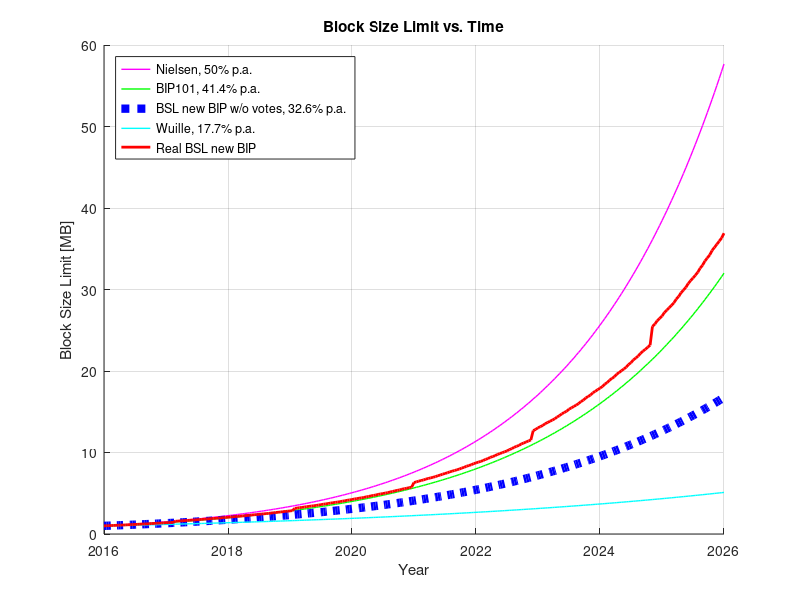

This chart was generated by the following MATLAB code: (Note: this script raises an error after producing the figure.)
%---------------------------------------------------------------------------------------------------
% Simulation for FreeMat v4.0 (Matlab clone with GPLv2 license)
% Download for all operating systems: http://freemat.sourceforge.net/download.html
%
% Purpose of this file:
%        Show and illustrate how a dynamic block size limit (BSL) growth combined with a voting
%        mechanism similar to (but enhanced compared to) BIP100 plays out.
%
% Votes: This simulation relates to a new BIP. According to this BIP, certain vote majorities
%        (60% or 80%) allow for certain pre-defined maximum adjustment steps (in %).
%        This simulation assumes that in case that such a 60% or 80% vote majority occurs, the
%        BSL adjustmen done is actually the maximum adjustment that is possible for this voting
%        majority.
%        This is done for the sake of simplicity and to investigate how the most extreme behaviour
%        would look like.
%
% Note: This simulation assumes 52 weeks == 1 year for simplicity (the error is 1.25 days or 0.34%).
%       This simulation assumes that 2 weeks = 2016 blocks.
%       Since hash rate is expected to increase long-term, be it alone due to the advances in
%       technology, reality is expected to show that 2016 blocks < 2 week.
%       This can be accounted for by setting 'time_stretch_factor' accordingly.
%
%       (C) 2015 by Michael_S - This code is released to the public domain.
%           (1MichaS16UMKFgNjanKrtfD51HpBkqPAwD)
%
%---------------------------------------------------------------------------------------------------
close all; clear all;

%---------------------------------------------------------------------------------------------------
%---------------------------------------------------------------------------------------------------
%% #0 - Parameter Settings:

% - - - - - - - - - - - - - - - - - - - - - - - - - - - - - - - - - - - - - - - - - - -
%% #0.1 - Algorithm Parameters:

BSL_init_MB = 1;% Initial value of the block size limit

adj_interval_wk = 2;% =2: Keep this =2: BSL changes every 2 weeks

% (Maximum) Percentage by which BSL changes after every 2 weeks:
% Original BIP100 settings (as of 7 Sept 2015):
step_incr_def   = 0.0; % =0.0%, i.e. in case of "neutral/no voting", BSL stays the same.
step_incr_small = 0.0; % +/- 0.0% (for 60% majority vote)
step_incr_big   = 20; % +/- 20.0% (for 80% majority vote) =  +11300% p.a. (factor x114, maximum)
% Proposed modified settings:
step_incr_def   = 1.09; %   +1.09% (in case of "no vote")  =   +32.5% p.a. (factor x1.325)
step_incr_small = 1.60; % +/-1.60% (for 60% majority vote) =   +51.0% p.a. (factor x1.51)
step_incr_big   = 10.0; % +/-10.0% (for 80% majority vote) = +1100.0% p.a. (factor x12, maximum)

% - - - - - - - - - - - - - - - - - - - - - - - - - - - - - - - - - - - - - - - - - - -
%% #0.2 - Simulation Parameters: Time Range:

Start_Year = 2016 + 0*1/12;% e.g. 2016.5 means 1st July 2016

NbYrs=10; % Simulate for this number of years (1008*52 blocks == 52 weeks == 1 year)

% If block times are shorter than 10 min, enter corresponding factor <1.0 here. Or vice versa:
time_stretch_factor = 1.0;%[1.0] e.g. 0.9 means 9 min avg. block time

% - - - - - - - - - - - - - - - - - - - - - - - - - - - - - - - - - - - - - - - - - - -
%% #0.3 - Simulation Parameters: Configuration of Voting Events:

% Probabilities of random events (different for every re-run of the simulation):
prob_80_up   = 0.0;% probability that a big up-adjustment   occurs thanks to a 80% vote majority
prob_80_down = 0.0;% probability that big down-adjustment   occurs thanks to a 80% vote majority
prob_60_up   = 0.0;% probability that a small up-adjustment occurs thanks to a 60% vote majority
prob_60_down = 0.0;% probability that small down-adjustment occurs thanks to a 60% vote majority

% Systematic voting events: 
% Pattern: 0 = default 'no vote', +/-1 = small step, +/-2 = big step. Pattern repeats cyclically
% (In this simulation a pattern value <>0 overrules a probability-determined value from above)
pattern = [0 -1 0 0 -1 0 0 0 0 -1 ...
           0 -1 0 0 -1 0 0 0 0 -1 ...
           0 -1 0 0 -1 0 0 0 0 -1 ...
           0 -1 0 0 -1 0 0 0 0 -1 ...
           0 -1 0 0 -1 0 0 0 0 -1 ];
pattern = [0  1 0 0 1 0 0 0 0 1 ...
           0  1 0 0 1 0 0 0 0 1 ...
           0  1 0 0 1 0 0 0 0 2 ...
           0  1 0 0 1 0 0 0 0 1 ...
           0  1 0 0 1 0 0 0 0 1 ];
%pattern = [0];

% - - - - - - - - - - - - - - - - - - - - - - - - - - - - - - - - - - - - - - - - - - -
%% #0.4 - Parameters to Illustrate Simulation Results Appealingly:

% Plot Figure Window Size - modify in dependence of your screen resolution:
plot_window_width  = 900;
plot_window_height = 360;
plot_window_width_histogr  = 630;
plot_window_height_histogr = 504;

% Some reference curves are drawn into the diagrams, for comparison:
% Yearly growth of technology:
nielsen_growth = 50.000;% Steady 50% p.a. growth of internet bandwidth 1983..2014 acc. to
                        % Nielsen's law: "http://www.nngroup.com/articles/law-of-bandwidth"
bip101_growth  = 41.421;% 41.421% p.a. growth acc. to Gavin Andresen's BIP101 proposal.
wuille_growth  = 17.700;% 17.7% p.a. growth acc. to Pieter Wuille's "BIP?? proposal".

%---------------------------------------------------------------------------------------------------
%----------------------------- Do Not Change Anything Below This Line! -----------------------------
%---------------------------------------------------------------------------------------------------
%% #1 - Initializations:

time = [0:1:52/adj_interval_wk*NbYrs];% one time index == 'adj_interval_wk' weeks.

step_factor_def     = 1+step_incr_def/100;
step_factor_nielsen = (1+nielsen_growth/100)^(1/(52/adj_interval_wk));
step_factor_bip101  = (1+bip101_growth/100)^(1/(52/adj_interval_wk));
step_factor_wuille  = (1+wuille_growth/100)^(1/(52/adj_interval_wk));

% Parameter consistency checks:
if prob_80_up >= prob_60_up && prob_60_up > 0,
    disp('ERROR: Invalid parameter setting: "prob_80_up >= prob_60_up" is not allowed!');
    return
end
if prob_80_down >= prob_60_down && prob_60_down > 0,
    disp('ERROR: Invalid parameter setting: "prob_80_down >= prob_60_down" is not allowed!');
    return
end

if prob_60_up + prob_60_down > 1.0,
    disp('ERROR: Invalid parameter setting: "prob_60_up + prob_60_down" must be <= 1.0 !');
    return
end

if adj_interval_wk ~= 1 && adj_interval_wk ~= 2 && adj_interval_wk ~= 4 ...
   && adj_interval_wk ~= 13 && adj_interval_wk ~= 26 && adj_interval_wk ~= 52,
    disp('ERROR: Invalid parameter setting: "adj_interval_wk" must be one of 1, 2, 4, 13, 26, 52.');
    return
end

%---------------------------------------------------------------------------------------------------
%% #2 - The Simulation:

% Initialize vectors capturing the BSL per tick (1 tick = 2 weeks by default acc. to adj_interval_wk)
BSL         = nan*ones(1,length(time));
BSL(1)      = BSL_init_MB;
BSL_def     = BSL;
BSL_nielsen = BSL;
BSL_bip101  = BSL;
BSL_wuille  = BSL;

EVENT_KIND = nan*ones(1,length(time));% Memorise what kind of voting event took place for adjustment.

pattern_idx=0;
for k = 2:(time(end)+1),
    % what is the event: big up, big down, small up, small down, or default?
    event = rand();
    if event < prob_80_up;
        step_factor = 1+step_incr_big/100; EVENT_KIND(k) = +2;
    elseif event < prob_60_up;
        step_factor = 1+step_incr_small/100; EVENT_KIND(k) = +1;
    elseif event > 1-prob_80_down;
        step_factor = (100-step_incr_big)/100; EVENT_KIND(k) = -2;
    elseif event > 1-prob_60_down;
        step_factor = (100-step_incr_small)/100; EVENT_KIND(k) = -1;
    else
        step_factor = step_factor_def; EVENT_KIND(k) = 0;% step_factor = 1+step_incr_def/100
    end
    pattern_idx = 1+mod(pattern_idx, length(pattern));
    if pattern(pattern_idx) == +2;
        step_factor = 1+step_incr_big/100; EVENT_KIND(k) = +2;
    elseif pattern(pattern_idx) == +1;
        step_factor = 1+step_incr_small/100; EVENT_KIND(k) = +1;
    elseif pattern(pattern_idx) == -2;
        step_factor = (100-step_incr_big)/100; EVENT_KIND(k) = -2;
    elseif pattern(pattern_idx) == -1;
        step_factor = (100-step_incr_small)/100; EVENT_KIND(k) = -1;
    end
    BSL(k)         = BSL(k-1)         * step_factor;
    BSL_def(k)     = BSL_def(k-1)     * step_factor_def;
    BSL_nielsen(k) = BSL_nielsen(k-1) * step_factor_nielsen;
    BSL_bip101(k)  = BSL_bip101(k-1)  * step_factor_bip101;
    BSL_wuille(k)  = BSL_wuille(k-1)  * step_factor_wuille;
end


%---------------------------------------------------------------------------------------------------
%% #3 - Post-Processing & Display:


% Yearly average percentage change of BSL since the start:

% Years, without the first year of course:
years_tmp = ((52/adj_interval_wk-1)+[1:length(BSL((52/adj_interval_wk+1):end))]) ...
            / (52/adj_interval_wk);


factor_tmp = (BSL_def((52/adj_interval_wk+1):end)/BSL_def(1)).^( 1./years_tmp );
BSL_def_percent_change_avg = 100*(factor_tmp-1);

factor_tmp = (BSL_nielsen((52/adj_interval_wk+1):end)/BSL_nielsen(1)).^( 1./years_tmp );
BSL_nielsen_percent_change_avg = 100*(factor_tmp-1);

factor_tmp = (BSL_bip101((52/adj_interval_wk+1):end)/BSL_bip101(1)).^( 1./years_tmp );
BSL_bip101_percent_change_avg = 100*(factor_tmp-1);

factor_tmp = (BSL_wuille((52/adj_interval_wk+1):end)/BSL_wuille(1)).^( 1./years_tmp );
BSL_wuille_percent_change_avg = 100*(factor_tmp-1);

factor_tmp = (BSL((52/adj_interval_wk+1):end)/BSL(1)).^( 1./years_tmp );
BSL_percent_change_avg = 100*(factor_tmp-1);



% ---------- Plot 1 : Block Size Limit ----------
figure;
hold on;
plot(Start_Year+time/(52/adj_interval_wk)*time_stretch_factor, BSL_nielsen,'m-','linewidth',1);
plot(Start_Year+time/(52/adj_interval_wk)*time_stretch_factor, BSL_bip101,'g-','linewidth',1);
plot(Start_Year+time/(52/adj_interval_wk)*time_stretch_factor, BSL_def,'b:','linewidth',6);
plot(Start_Year+time/(52/adj_interval_wk)*time_stretch_factor, BSL_wuille,'c-','linewidth',1);
plot(Start_Year+time/(52/adj_interval_wk)*time_stretch_factor, BSL    ,'r-','linewidth',2);
grid on;
a=axis;
axis([Start_Year Start_Year+NbYrs*time_stretch_factor 0 a(4)]);
xlabel('Year')
ylabel('Block Size Limit [MB]')
title(['Block Size Limit vs. Time'])
tmpStrDef=['BSL new BIP w/o votes, ',num2str((step_factor_def^(52/adj_interval_wk)-1)*100,'%0.1f'),'% p.a.'];
legend(...
       'Nielsen, 50% p.a.',...
       'BIP101, 41.4% p.a.',...
       tmpStrDef,...
       'Wuille, 17.7% p.a.',...
       'Real BSL new BIP',...
       'location','northwest');
sizefig(plot_window_width,plot_window_height)


% ---------- Plot 1b : Block Size Limit, logarithmic ----------
figure;
hold on;
semilogy(Start_Year+time/(52/adj_interval_wk)*time_stretch_factor, BSL_nielsen,'m-','linewidth',1);
semilogy(Start_Year+time/(52/adj_interval_wk)*time_stretch_factor, BSL_bip101,'g-','linewidth',1);
semilogy(Start_Year+time/(52/adj_interval_wk)*time_stretch_factor, BSL_def,'b:','linewidth',6);
semilogy(Start_Year+time/(52/adj_interval_wk)*time_stretch_factor, BSL_wuille,'c-','linewidth',1);
semilogy(Start_Year+time/(52/adj_interval_wk)*time_stretch_factor, BSL    ,'r-','linewidth',2);
grid on;
a=axis;
axis([Start_Year Start_Year+NbYrs*time_stretch_factor a(3) a(4)]);
xlabel('Year')
ylabel('Block Size Limit [MB]')
title(['Block Size Limit vs. Time'])
tmpStrDef=['BSL new BIP w/o votes, ',num2str((step_factor_def^(52/adj_interval_wk)-1)*100,'%0.1f'),'% p.a.'];
legend(...
       'Nielsen, 50% p.a.',...
       'BIP101, 41.4% p.a.',...
       tmpStrDef,...
       'Wuille, 17.7% p.a.',...
       'Real BSL new BIP',...
       'location','northwest');
sizefig(plot_window_width,plot_window_height)


% ---------- Plot 2 : Block Size Limit Avg. Yearly Growth Rate ----------
figure;
hold on;
plot(Start_Year+time(1+52/adj_interval_wk:end)/...
                     (52/adj_interval_wk) * time_stretch_factor,BSL_nielsen_percent_change_avg, ...
    'm-','linewidth',1);
plot(Start_Year+time(1+52/adj_interval_wk:end)/...
                     (52/adj_interval_wk) * time_stretch_factor,BSL_bip101_percent_change_avg, ...
    'g-','linewidth',1);
plot(Start_Year+time(1+52/adj_interval_wk:end)/...
                     (52/adj_interval_wk) * time_stretch_factor,BSL_def_percent_change_avg, ...
    'b:','linewidth',6);
plot(Start_Year+time(1+52/adj_interval_wk:end)/...
                     (52/adj_interval_wk) * time_stretch_factor,BSL_wuille_percent_change_avg, ...
    'c-','linewidth',1);
plot(Start_Year+time(1+52/adj_interval_wk:end)/...
                     (52/adj_interval_wk) * time_stretch_factor,BSL_percent_change_avg, ...
    'r-','linewidth',2);
grid on;
a=axis;
axis([Start_Year Start_Year+NbYrs*time_stretch_factor 0 max(80,a(4))]);
xlabel('Year')
ylabel('BSL avg. yearly change [%]')
title(['Yearly Avg. Block Size Limit Change Rate Since Year ',num2str(Start_Year,'%0.2f')])
tmpStrDef=['BSL new BIP w/o votes, ',num2str((step_factor_def^(52/adj_interval_wk)-1)*100,'%0.1f'),'% p.a.'];
if 0,
    legend(...
       'Nielsen, 50% p.a.',...
       'BIP101, 41.4% p.a.',...
       tmpStrDef,...
       'Wuille, 17.7% p.a.',...
       'Real BSL new BIP',...
       'location','northwest');
end
sizefig(plot_window_width,plot_window_height)


% ---------- Plot 3 : Event Histogram ----------
figure;
occurence=hist(EVENT_KIND+3, [1,2,3,4,5]);
hist(EVENT_KIND+3, [1,2,3,4,5]);
set(gca,'XTick', [1 2 3 4 5])
set(gca,'XTickLabel', '80% down|60% down|"no vote"|60% up|80% up')
title(['Statistics from ', num2str(length(EVENT_KIND)-1), ...
       ' BSL-Adjustments (Corresponding Adjustments-Steps in %)'])
ylabel(['Number of Adjustments (once every ',num2str(adj_interval_wk*1008,'%0.0f'),' blocks)'])
xlabel('Kind of voting majority occuring for BSL adjustment up/down')
a=axis;
axis([a(1) a(2) a(3) a(4)*1.2]);
sizefig(plot_window_width_histogr,plot_window_height_histogr);

% Write the percentage step sizes of BSL adjustments into the diagram:
xoffset=-0.37;
yoffset=0.1*(a(4)*1.2);
text(1+xoffset,occurence(1)+yoffset,['(-',num2str(step_incr_big,'%0.1f'),'% down)']);
text(2+xoffset,occurence(2)+yoffset,['(-',num2str(step_incr_small,'%0.1f'),'% down)']);
text(3+xoffset,occurence(3)+yoffset,[' (+',num2str(step_incr_def,'%0.1f'),'%)']);
text(4+xoffset,occurence(4)+yoffset,['(+',num2str(step_incr_small,'%0.1f'),'% up)']);
text(5+xoffset,occurence(5)+yoffset,['(+',num2str(step_incr_big,'%0.1f'),'% up)']);

% Write the values of the heights of the histogram bars (in percent) into the diagram:
percentage = occurence/sum(occurence)*100;
xoffset=-0.15;
yoffset=0.05*(a(4)*1.2);
text(1+xoffset,occurence(1)+yoffset,[num2str(percentage(1),'%0.1f'),'%']);
text(2+xoffset,occurence(2)+yoffset,[num2str(percentage(2),'%0.1f'),'%']);
text(3+xoffset,occurence(3)+yoffset,[num2str(percentage(3),'%0.1f'),'%']);
text(4+xoffset,occurence(4)+yoffset,[num2str(percentage(4),'%0.1f'),'%']);
text(5+xoffset,occurence(5)+yoffset,[num2str(percentage(5),'%0.1f'),'%']);
